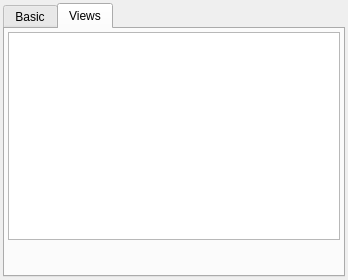
<?xml version="1.0" encoding="UTF-8"?>
<ui version="4.0">
 <class>GraphicsViewListDesigner</class>
 <widget class="QWidget" name="GraphicsViewListDesigner">
  <property name="geometry">
   <rect>
    <x>0</x>
    <y>0</y>
    <width>348</width>
    <height>280</height>
   </rect>
  </property>
  <property name="windowTitle">
   <string>Views Designer</string>
  </property>
  <property name="toolTip">
   <string/>
  </property>
  <layout class="QVBoxLayout" name="verticalLayout">
   <property name="spacing">
    <number>3</number>
   </property>
   <property name="margin">
    <number>3</number>
   </property>
   <item>
    <widget class="QTabWidget" name="tabWidget">
     <property name="currentIndex">
      <number>1</number>
     </property>
     <widget class="QWidget" name="tab">
      <attribute name="title">
       <string>Basic</string>
      </attribute>
      <layout class="QVBoxLayout" name="verticalLayout_2">
       <property name="spacing">
        <number>3</number>
       </property>
       <property name="margin">
        <number>3</number>
       </property>
       <item>
        <widget class="QGroupBox" name="generalGB">
         <property name="title">
          <string>General</string>
         </property>
         <layout class="QGridLayout">
          <property name="margin">
           <number>4</number>
          </property>
          <property name="spacing">
           <number>4</number>
          </property>
         </layout>
        </widget>
       </item>
       <item>
        <spacer name="verticalSpacer">
         <property name="orientation">
          <enum>Qt::Vertical</enum>
         </property>
         <property name="sizeHint" stdset="0">
          <size>
           <width>20</width>
           <height>40</height>
          </size>
         </property>
        </spacer>
       </item>
       <item>
        <widget class="QDialogButtonBox" name="buttonBox">
         <property name="standardButtons">
          <set>QDialogButtonBox::Apply|QDialogButtonBox::Close|QDialogButtonBox::Reset</set>
         </property>
        </widget>
       </item>
      </layout>
     </widget>
     <widget class="QWidget" name="tab_2">
      <attribute name="title">
       <string>Views</string>
      </attribute>
      <layout class="QVBoxLayout" name="verticalLayout_3">
       <property name="spacing">
        <number>3</number>
       </property>
       <property name="margin">
        <number>3</number>
       </property>
       <item>
        <widget class="QTreeView" name="objectTV">
         <property name="editTriggers">
          <set>QAbstractItemView::NoEditTriggers</set>
         </property>
         <property name="dragEnabled">
          <bool>true</bool>
         </property>
         <property name="rootIsDecorated">
          <bool>false</bool>
         </property>
         <property name="itemsExpandable">
          <bool>false</bool>
         </property>
         <property name="allColumnsShowFocus">
          <bool>true</bool>
         </property>
         <property name="expandsOnDoubleClick">
          <bool>false</bool>
         </property>
        </widget>
       </item>
       <item>
        <widget class="QWidget" name="controlW" native="true">
         <layout class="QHBoxLayout" name="horizontalLayout">
          <property name="spacing">
           <number>0</number>
          </property>
          <property name="margin">
           <number>0</number>
          </property>
          <item>
           <spacer name="horizontalSpacer">
            <property name="orientation">
             <enum>Qt::Horizontal</enum>
            </property>
            <property name="sizeHint" stdset="0">
             <size>
              <width>5</width>
              <height>29</height>
             </size>
            </property>
           </spacer>
          </item>
          <item>
           <widget class="QPushButton" name="newViewPB">
            <property name="enabled">
             <bool>true</bool>
            </property>
            <property name="focusPolicy">
             <enum>Qt::NoFocus</enum>
            </property>
            <property name="toolTip">
             <string>New view</string>
            </property>
            <property name="text">
             <string/>
            </property>
            <property name="icon">
             <iconset>
              <normaloff>:/images/NemesisCore/graphics/ViewNew.svg</normaloff>:/images/NemesisCore/graphics/ViewNew.svg</iconset>
            </property>
            <property name="iconSize">
             <size>
              <width>22</width>
              <height>22</height>
             </size>
            </property>
            <property name="flat">
             <bool>true</bool>
            </property>
           </widget>
          </item>
          <item>
           <widget class="QPushButton" name="deleteViewPB">
            <property name="enabled">
             <bool>false</bool>
            </property>
            <property name="focusPolicy">
             <enum>Qt::NoFocus</enum>
            </property>
            <property name="toolTip">
             <string>Delete view</string>
            </property>
            <property name="text">
             <string/>
            </property>
            <property name="icon">
             <iconset>
              <normaloff>:/images/NemesisCore/graphics/ViewDelete.svg</normaloff>:/images/NemesisCore/graphics/ViewDelete.svg</iconset>
            </property>
            <property name="iconSize">
             <size>
              <width>22</width>
              <height>22</height>
             </size>
            </property>
            <property name="flat">
             <bool>true</bool>
            </property>
           </widget>
          </item>
          <item>
           <widget class="QPushButton" name="viewInfoPB">
            <property name="enabled">
             <bool>false</bool>
            </property>
            <property name="focusPolicy">
             <enum>Qt::NoFocus</enum>
            </property>
            <property name="toolTip">
             <string>View info</string>
            </property>
            <property name="text">
             <string/>
            </property>
            <property name="icon">
             <iconset>
              <normaloff>:/images/NemesisCore/graphics/ViewInfo.svg</normaloff>:/images/NemesisCore/graphics/ViewInfo.svg</iconset>
            </property>
            <property name="iconSize">
             <size>
              <width>22</width>
              <height>22</height>
             </size>
            </property>
            <property name="flat">
             <bool>true</bool>
            </property>
           </widget>
          </item>
         </layout>
        </widget>
       </item>
      </layout>
     </widget>
    </widget>
   </item>
  </layout>
 </widget>
 <resources/>
 <connections/>
</ui>
